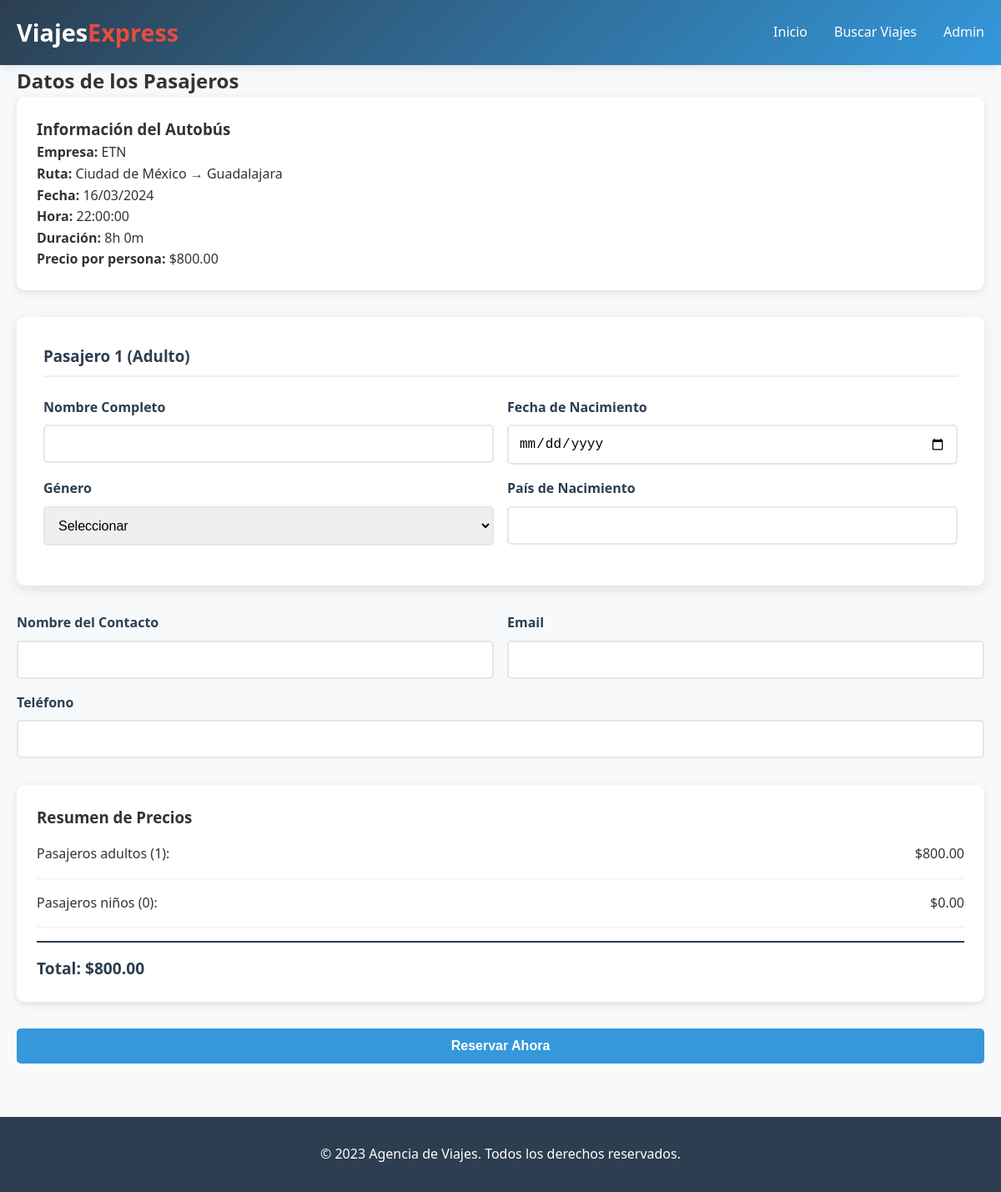
Page /client/bus_passengers.php?bus_id=1 on the committed database.
### tables this page shows
CREATE TABLE buses (
    id INT AUTO_INCREMENT PRIMARY KEY,
    company VARCHAR(255) NOT NULL,
    origin VARCHAR(255) NOT NULL,
    destination VARCHAR(255) NOT NULL,
    departure_date DATE NOT NULL,
    departure_time TIME NOT NULL,
    duration_minutes INT NOT NULL,
    price DECIMAL(10,2) NOT NULL,
    capacity INT NOT NULL,
    available_seats INT NOT NULL,
    created_at TIMESTAMP DEFAULT CURRENT_TIMESTAMP
);

### client/bus_passengers.php (the view, shortened to what this page needs)
<?php
include '../config/database.php';
$bus_id = $_GET['bus_id'] ?? '';
$package_type = $_GET['package_type'] ?? '';
$adults = $_GET['adults'] ?? 1;
$children = $_GET['children'] ?? 0;
$bus = $conn->query("SELECT * FROM buses WHERE id = $bus_id")->fetch_assoc();
$total_passengers = $adults + $children;
?>
<!DOCTYPE html>
<html lang="es">
<head>
    <link rel="stylesheet" href="../css/style.css">
</head>
<body>
    <header>
        <div class="container">
            <div class="header-content">
                <div class="logo">Viajes<span>Express</span></div>
                <nav>
                    <ul>
                        <li><a href="index.php">Inicio</a></li>
                        <li><a href="search.php">Buscar Viajes</a></li>
                        <li><a href="../admin/login.php">Admin</a></li>
                    </ul>
                </nav>
            </div>
        </div>
    </header>
    <section class="passenger-form-section">
        <div class="container">
            <h2>Datos de los Pasajeros</h2>
            <div class="transport-info" style="background: white; padding: 1.5rem; border-radius: 10px; margin-bottom: 2rem; box-shadow: 0 3px 10px rgba(0,0,0,0.1);">
                <h3>Información del Autobús</h3>
                <p><strong>Empresa:</strong> <?php echo htmlspecialchars($bus['company']); ?></p>
                <p><strong>Ruta:</strong> <?php echo htmlspecialchars($bus['origin']); ?> → <?php echo htmlspecialchars($bus['destination']); ?></p>
                <p><strong>Fecha:</strong> <?php echo date('d/m/Y', strtotime($bus['departure_date'])); ?></p>
                <p><strong>Hora:</strong> <?php echo $bus['departure_time']; ?></p>
                <p><strong>Duración:</strong> <?php echo floor($bus['duration_minutes'] / 60); ?>h <?php echo $bus['duration_minutes'] % 60; ?>m</p>
                <p><strong>Precio por persona:</strong> $<?php echo number_format($bus['price'], 2); ?></p>
            </div>
            <form action="process_reservation.php" method="POST" id="passengers-form">
                <div id="passengers-container">
                    <?php for ($i = 1; $i <= $total_passengers; $i++): ?>
                        <div class="passenger-form">
                            <h3>Pasajero <?php echo $i; ?> <?php echo $i <= $adults ? '(Adulto)' : '(Niño)'; ?></h3>
                            <div class="form-row">
                                <div class="form-group">
                                    <label for="passenger_name_<?php echo $i; ?>">Nombre Completo</label>
                                    <input type="text" id="passenger_name_<?php echo $i; ?>" name="passengers[<?php echo $i; ?>][name]" required>
                                </div>
                                <div class="form-group">
                                    <label for="passenger_birthdate_<?php echo $i; ?>">Fecha de Nacimiento</label>
                                    <input type="date" id="passenger_birthdate_<?php echo $i; ?>" name="passengers[<?php echo $i; ?>][birthdate]" required>
                                </div>
                            </div>
                            <div class="form-row">
                                <div class="form-group">
                                    <label for="passenger_gender_<?php echo $i; ?>">Género</label>
                                    <select id="passenger_gender_<?php echo $i; ?>" name="passengers[<?php echo $i; ?>][gender]" required>
                                        <option value="">Seleccionar</option>
                                    </select>
                                </div>
                                <div class="form-group">
                                    <label for="passenger_country_<?php echo $i; ?>">País de Nacimiento</label>
                                    <input type="text" id="passenger_country_<?php echo $i; ?>" name="passengers[<?php echo $i; ?>][country]" required>
                                </div>
                            </div>
                        </div>
                    <?php endfor; ?>
                </div>
                <div class="form-row">
                    <div class="form-group">
                        <label for="customer_name">Nombre del Contacto</label>
                        <input type="text" id="customer_name" name="customer_name" required>
                    </div>
                    <div class="form-group">
                        <label for="customer_email">Email</label>
                        <input type="email" id="customer_email" name="customer_email" required>
                    </div>
                </div>
                <div class="form-group">
                    <label for="customer_phone">Teléfono</label>
                    <input type="text" id="customer_phone" name="customer_phone" required>
                </div>
                <div class="price-summary" style="background: white; padding: 1.5rem; border-radius: 10px; margin: 2rem 0; box-shadow: 0 3px 10px rgba(0,0,0,0.1);">
                    <h3>Resumen de Precios</h3>
                    <div class="summary-item">
                        <span>Pasajeros adultos (<?php echo $adults; ?>):</span>
                        <span>$<?php echo number_format($bus['price'] * $adults, 2); ?></span>
                    </div>
                    <div class="summary-item">
                        <span>Pasajeros niños (<?php echo $children; ?>):</span>
                        <span>$<?php echo number_format($bus['price'] * $children, 2); ?></span>
                    </div>
                    <div class="summary-total">
                        <span>Total:</span>
                        <span>$<?php echo number_format($bus['price'] * $total_passengers, 2); ?></span>
                    </div>
                </div>
                <button type="submit" name="action" value="reserve_only" class="btn btn-primary" style="width: 100%;">
                    Reservar <?php echo in_array($package_type, ['bus_hotel']) ? 'Solo Autobús' : 'Ahora'; ?>
                </button>
            </form>
        </div>
    </section>
    <footer>
        <div class="container">
            <p>&copy; 2023 Agencia de Viajes. Todos los derechos reservados.</p>
        </div>
    </footer>
</body>
</html>

### css/style.css (style rules this page uses)
:root { --primary: #2c3e50; --secondary: #3498db; --accent: #e74c3c; --light: #ecf0f1; --dark: #2c3e50; --success: #27ae60; --warning: #f39c12; --danger: #e74c3c; }
* { margin: 0; padding: 0; box-sizing: border-box; }
body { font-family: 'Segoe UI', Tahoma, Geneva, Verdana, sans-serif; line-height: 1.6; color: #333; background-color: #f8f9fa; }
.container { max-width: 1200px; margin: 0 auto; padding: 0 20px; }
header { background: linear-gradient(135deg, var(--primary), var(--secondary)); color: white; padding: 1rem 0; box-shadow: 0 2px 10px rgba(0,0,0,0.1); }
.header-content { display: flex; justify-content: space-between; align-items: center; }
.logo { font-size: 1.8rem; font-weight: bold; }
.logo span { color: var(--accent); }
nav ul { display: flex; list-style: none; }
nav ul li { margin-left: 2rem; }
nav ul li a { color: white; text-decoration: none; font-weight: 500; transition: color 0.3s; }
.form-group { margin-bottom: 1.5rem; }
.form-row { display: flex; gap: 1rem; margin-bottom: 1rem; }
.form-row .form-group { flex: 1; margin-bottom: 0; }
label { display: block; margin-bottom: 0.5rem; font-weight: 600; color: var(--dark); }
input, select { width: 100%; padding: 0.75rem; border: 2px solid #e1e8ed; border-radius: 5px; font-size: 1rem; transition: border-color 0.3s; }
.btn { display: inline-block; background: var(--secondary); color: white; padding: 0.75rem 2rem; border: none; border-radius: 5px; font-size: 1rem; font-weight: 600; cursor: pointer; transition: all 0.3s; text-decoration: none; }
.passenger-form { background: white; padding: 2rem; border-radius: 10px; box-shadow: 0 5px 15px rgba(0,0,0,0.1); margin-bottom: 2rem; }
.passenger-form h3 { margin-bottom: 1.5rem; color: var(--primary); border-bottom: 2px solid var(--light); padding-bottom: 0.5rem; }
.summary-item { display: flex; justify-content: space-between; padding: 1rem 0; border-bottom: 1px solid #eee; }
.summary-total { font-size: 1.2rem; font-weight: bold; color: var(--primary); margin-top: 1rem; padding-top: 1rem; border-top: 2px solid var(--primary); }
footer { background: var(--primary); color: white; text-align: center; padding: 2rem 0; margin-top: 4rem; }

### rows in the picture
buses: company "ETN", origin "Ciudad de México", destination "Guadalajara", departure_date "16/03/2024", departure_time "22:00:00", floor($bus['duration_minutes']/60) "8", $bus['duration_minutes']%60 "0", price "800.00", $bus['price']*$adults "800.00", $bus['price']*$children "0.00", $bus['price']*$total_passengers "800.00"

### other values in the picture
$adults "1"
$children "0"
